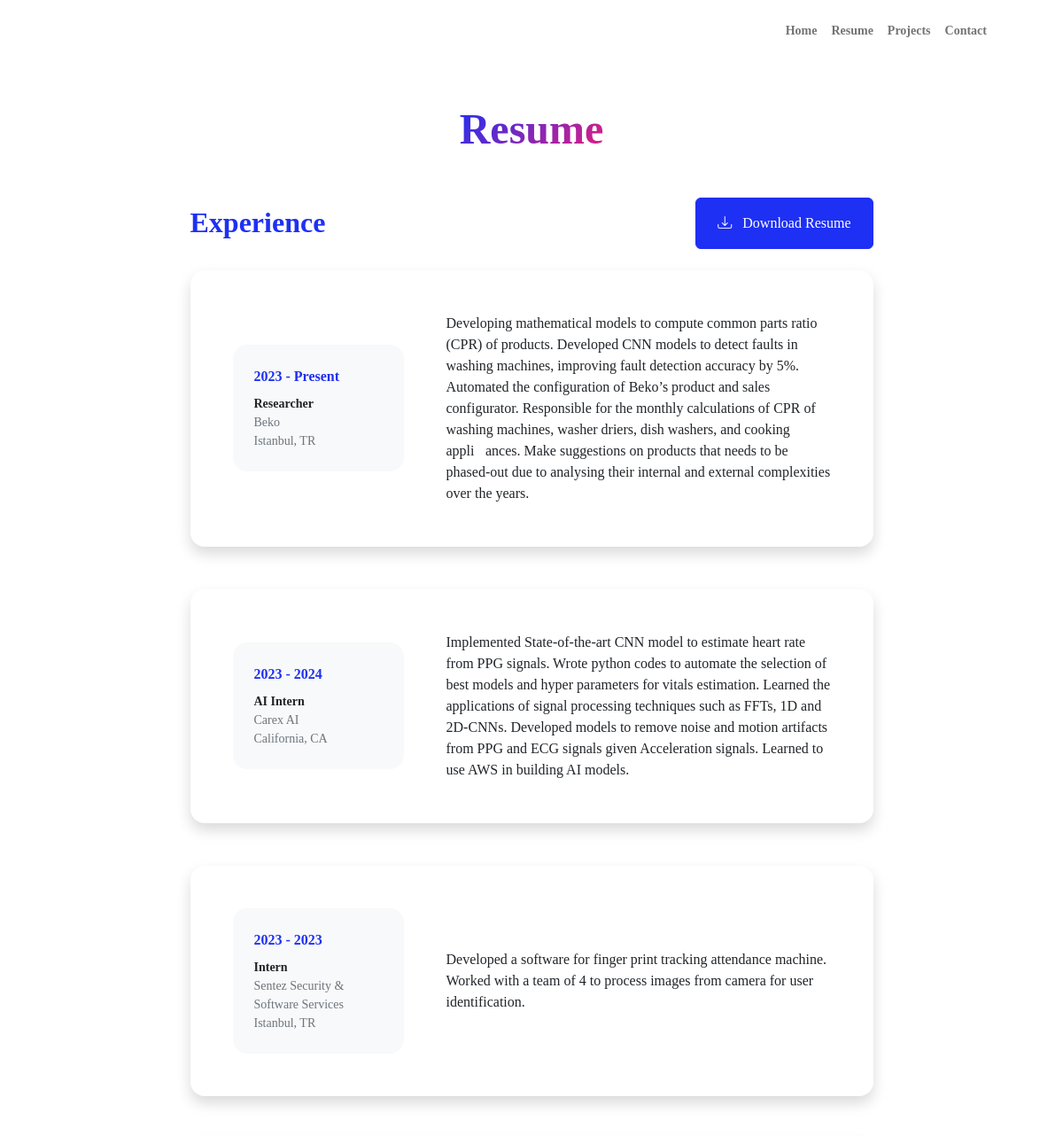
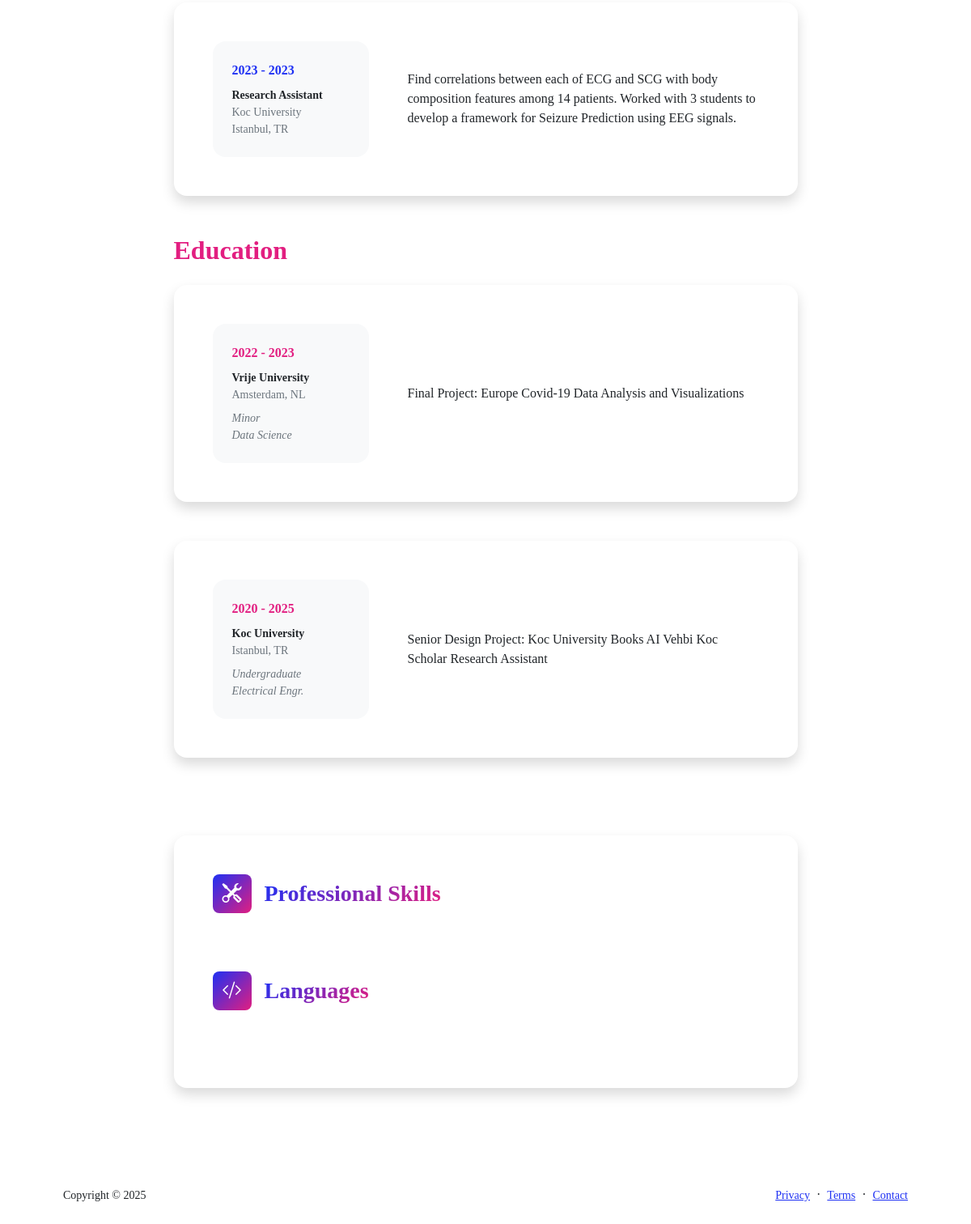
The page /resume/ on the database as committed earlier (2 pictures, top to bottom).
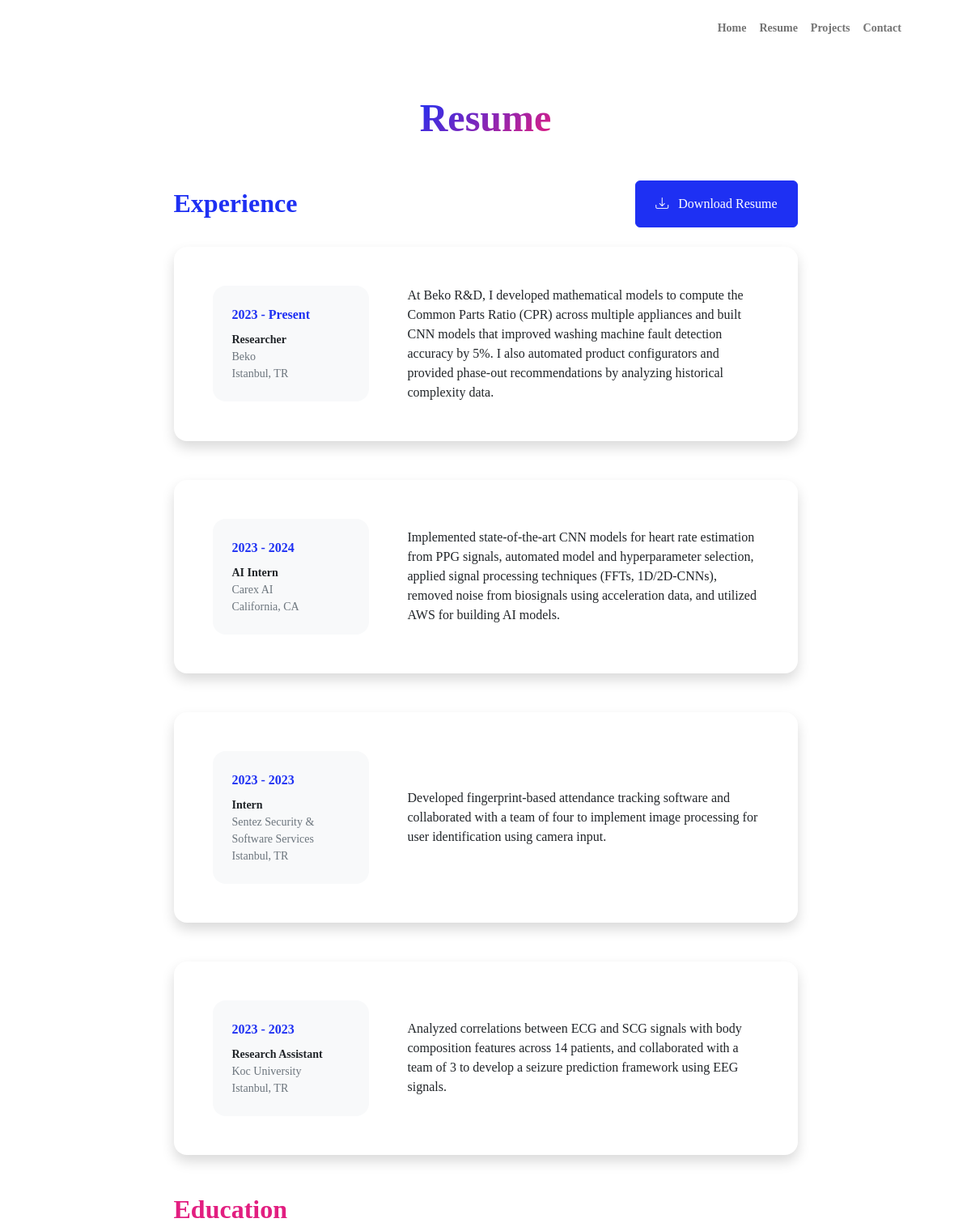
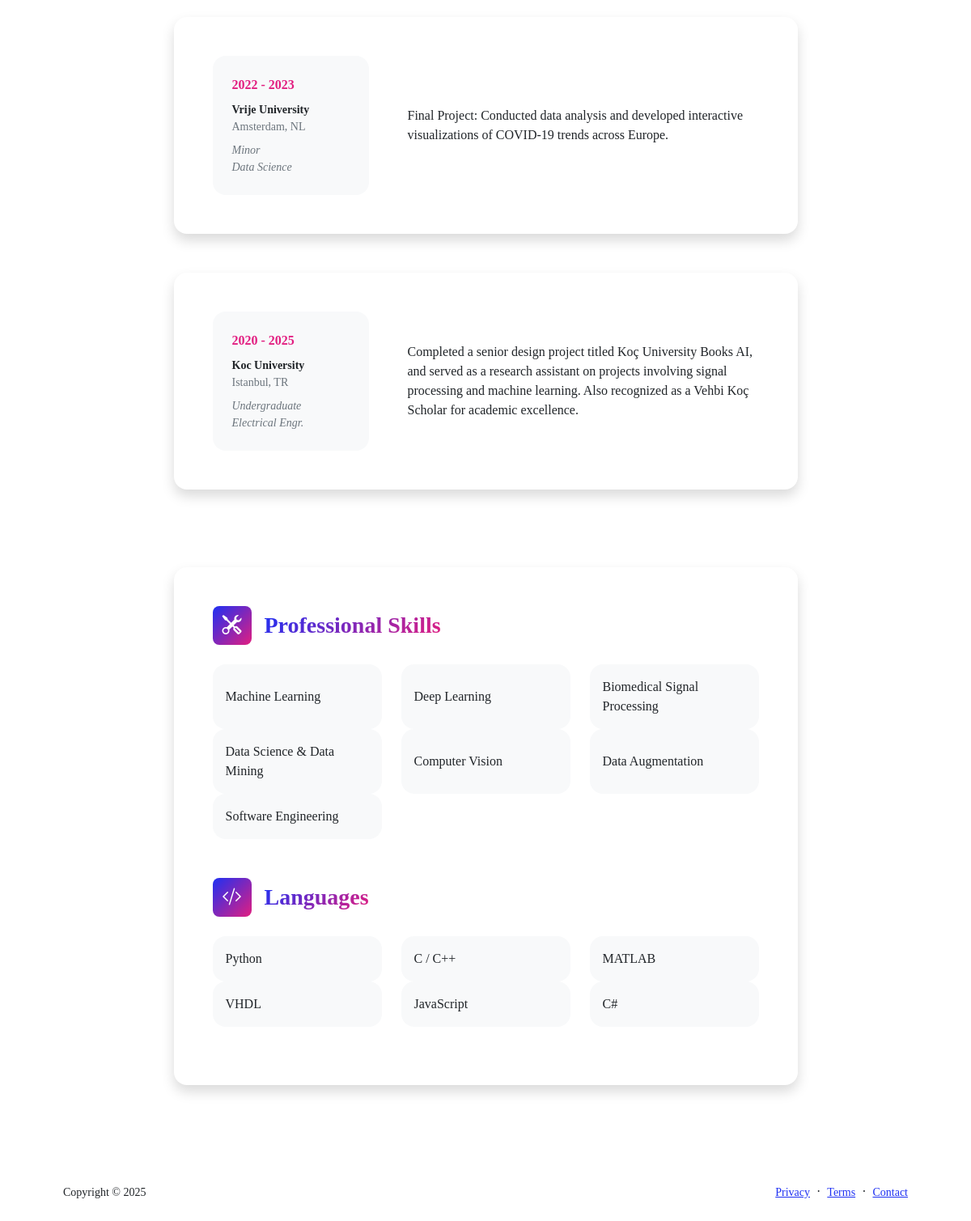
The same page on the database as committed later (2 pictures, top to bottom).
### portfolio/models.py (models this page shows, shortened)
class Experience(models.Model):
    company = models.CharField(max_length=100)
    title = models.CharField(max_length=100)
    description = models.TextField()
    start_date = models.DateField()
    end_date = models.DateField(blank=True, null=True)
    location = models.CharField(max_length=100, blank=True)

class Education(models.Model):
    school = models.CharField(max_length=100)
    degree = models.CharField(max_length=100)
    description = models.TextField()
    field_of_study = models.CharField(max_length=100)
    start_date = models.DateField()
    end_date = models.DateField(blank=True, null=True)
    location = models.CharField(max_length=100, blank=True)

class Skill(models.Model):
    name = models.CharField(max_length=50)

class Languages(models.Model):
    name = models.CharField(max_length=50)

### portfolio/views.py (the view)
# urls.py: path('resume/', ResumeView.as_view(), name='resume'),
class ResumeView(View):
    def get(self, request):
        author = About.objects.all()[0]
        cv = author.cv
        experiences = Experience.objects.all().order_by('-start_date')
        education = Education.objects.all().order_by('-start_date')
        skills = Skill.objects.all()
        languages = Languages.objects.all()
        current_year = datetime.now().year
        context = {
            'cv': cv,
            'experiences': experiences,
            'education': education,
            'skills': skills,
            'languages': languages,
            'current_year': current_year,
        }
        return render(request, 'resume.html', context=context)

### templates/resume.html (shortened to what the changed rows need)
{% extends 'base.html' %}
{% load static %}
{% block content %}
<div class="container px-5 my-5">
    <div class="text-center mb-5">
        <h1 class="display-5 fw-bolder mb-0"><span class="text-gradient d-inline">Resume</span></h1>
    </div>
    <div class="row gx-5 justify-content-center">
        <div class="col-lg-11 col-xl-9 col-xxl-8">
            <section>
                <div class="d-flex align-items-center justify-content-between mb-4">
                    <h2 class="text-primary fw-bolder mb-0">Experience</h2>
                </div>
                {% for exp in experiences %}
                    <div class="card shadow border-0 rounded-4 mb-5">
                        <div class="card-body p-5">
                            <div class="row align-items-center gx-5">
                                <div class="col text-center text-lg-start mb-4 mb-lg-0">
                                    <div class="bg-light p-4 rounded-4">
                                        {% if exp.end_date %}
                                            <div class="text-primary fw-bolder mb-2">
                                                {{ exp.start_date|date:"Y" }} - {{ exp.end_date|date:"Y" }}
                                            </div>
                                        {% else %}
                                            <div class="text-primary fw-bolder mb-2">{{ exp.start_date|date:"Y" }} - Present</div>
                                        {% endif %}
                                        <div class="small fw-bolder">{{ exp.title }}</div>
                                        <div class="small text-muted">{{ exp.company }}</div>
                                        <div class="small text-muted">{{ exp.location }}</div>
                                    </div>
                                </div>
                                <div class="col-lg-8">
                                    <div>{{  exp.description }}</div>
                                </div>
                            </div>
                        </div>
                    </div>
                {% endfor %}
            </section>
            <section>
                <h2 class="text-secondary fw-bolder mb-4">Education</h2>
                {% for edu in education %}
                    <div class="card shadow border-0 rounded-4 mb-5">
                        <div class="card-body p-5">
                            <div class="row align-items-center gx-5">
                                <div class="col text-center text-lg-start mb-4 mb-lg-0">
                                    <div class="bg-light p-4 rounded-4">
                                        {% if edu.end_date %}
                                            <div class="text-secondary fw-bolder mb-2">{{ edu.start_date|date:"Y" }} - {{ edu.end_date|date:"Y" }}</div>
                                        {% else %}
                                            <div class="text-secondary fw-bolder mb-2">{{ edu.start_date|date:"Y" }} - Present</div>
                                        {% endif %}
                                        <div class="mb-2">
                                            <div class="small fw-bolder">{{ edu.school }}</div>
                                            <div class="small text-muted">{{ edu.location }}</div>
                                        </div>
                                        <div class="fst-italic">
                                            <div class="small text-muted">{{ edu.degree }}</div>
                                            <div class="small text-muted">{{ edu.field_of_study }}</div>
                                        </div>
                                    </div>
                                </div>
                                <div class="col-lg-8">
                                    <div>{{ edu.description }}</div>
                                </div>
                            </div>
                        </div>
                    </div>
                {% endfor %}
            </section>
            <section>
                <div class="card shadow border-0 rounded-4 mb-5">
                    <div class="card-body p-5">
                        <div class="mb-5">
                            <div class="row row-cols-1 row-cols-md-3 mb-4">
                                {% for skill in skills %}
                                <div class="col mb-4 mb-md-0">
                                    <div class="d-flex align-items-center bg-light rounded-4 p-3 h-100">{{ skill.name }}</div>
                                </div>
                                {% endfor %}
                            </div>
                        </div>
                        <div class="mb-0">
                            <div class="row row-cols-1 row-cols-md-3 mb-4">
                                {% for lang in languages %}
                                    <div class="col mb-4 mb-md-0">
                                        <div class="d-flex align-items-center bg-light rounded-4 p-3 h-100">{{ lang.name }}</div>
                                    </div>
                                {% endfor %}
                            </div>
                        </div>
                    </div>
                </div>
            </section>
        </div>
    </div>
</div>
{% endblock content %}

Rows that differ between the two databases and show on the page:
changed Experience "Researcher": description "Developing mathematical models to compute common parts ratio (CPR) of products. Developed CNN models to detect faults in washing machines, improving fault detection accuracy by 5%. Automated the configuration of Beko’s product and sales configurator. Responsible for the monthly calculations of CPR of washing machines, washer driers, dish washers, and cooking appli\u0002ances. Make suggestions on products that needs to be phased-out due to analysing their internal and external complexities over the years." → "At Beko R&D, I developed mathematical models to compute the Common Parts Ratio (CPR) across multiple appliances and built CNN models that improved washing machine fault detection accuracy by 5%. I also automated product configurators and provided phase-out recommendations by analyzing historical complexity data."
changed Experience "AI Intern": description "Implemented State-of-the-art CNN model to estimate heart rate from PPG signals. Wrote python codes to automate the selection of best models and hyper parameters for vitals estimation. Learned the applications of signal processing techniques such as FFTs, 1D and 2D-CNNs. Developed models to remove noise and motion artifacts from PPG and ECG signals given Acceleration signals. Learned to use AWS in building AI models." → "Implemented state-of-the-art CNN models for heart rate estimation from PPG signals, automated model and hyperparameter selection, applied signal processing techniques (FFTs, 1D/2D-CNNs), removed noise from biosignals using acceleration data, and utilized AWS for building AI models."
changed Experience "Intern": description "Developed a software for finger print tracking attendance machine. Worked with a team of 4 to process images from camera for user identification." → "Developed fingerprint-based attendance tracking software and collaborated with a team of four to implement image processing for user identification using camera input."
changed Experience "Research Assistant": description "Find correlations between each of ECG and SCG with body composition features among 14 patients. Worked with 3 students to develop a framework for Seizure Prediction using EEG signals." → "Analyzed correlations between ECG and SCG signals with body composition features across 14 patients, and collaborated with a team of 3 to develop a seizure prediction framework using EEG signals."
changed Education "Vrije University": description "Final Project: Europe Covid-19 Data Analysis and Visualizations" → "Final Project: Conducted data analysis and developed interactive visualizations of COVID-19 trends across Europe."
changed Education "Koc University": description "Senior Design Project: Koc University Books AI Vehbi Koc Scholar Research Assistant" → "Completed a senior design project titled Koç University Books AI, and served as a research assistant on projects involving signal processing and machine learning. Also recognized as a Vehbi Koç Scholar for academic excellence."
added Skill: name "Machine Learning"
added Skill: name "Deep Learning"
added Skill: name "Biomedical Signal Processing"
added Skill: name "Data Science & Data Mining"
added Skill: name "Computer Vision"
added Skill: name "Data Augmentation"
added Skill: name "Software Engineering"
added Languages: name "Python"
added Languages: name "C / C++"
added Languages: name "MATLAB"
added Languages: name "VHDL"
added Languages: name "JavaScript"
added Languages: name "C#"
